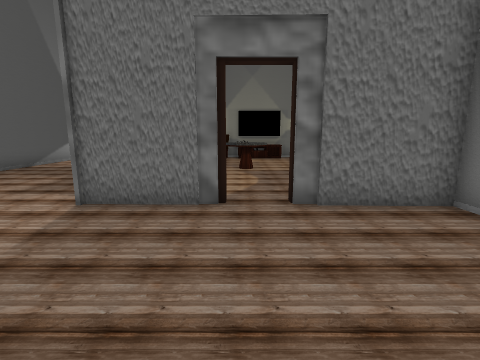
View 1 (above)

16 first-person views from a walk through a 3-D level made in the Unity game engine. The camera is 1.5 m above the floor, tilts 10° down and sees 85° across. Doors are open. The floor is counted in squares, 1 m on a side. Each view is taken from the middle of a square. On the plan, view 1 faces up. The plan holds only what a view shows up to about 14 squares ahead; the rest is blank. The place goes on beyond the plan. The player is left out. Some surface patterns are stand-ins.

View 2
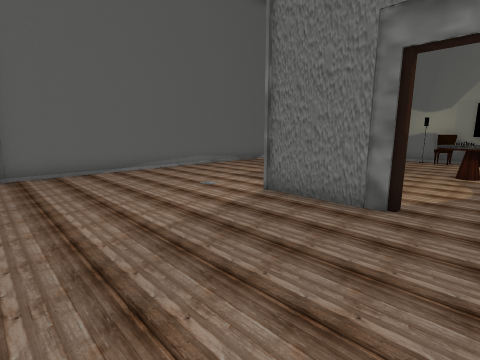

View 3
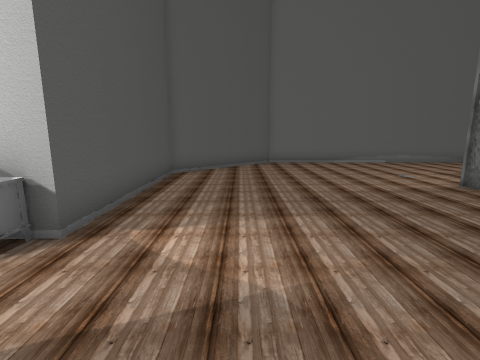

View 4
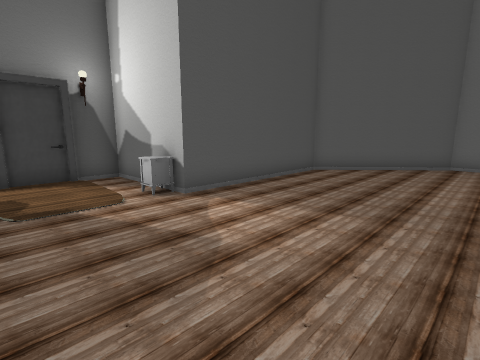

View 5
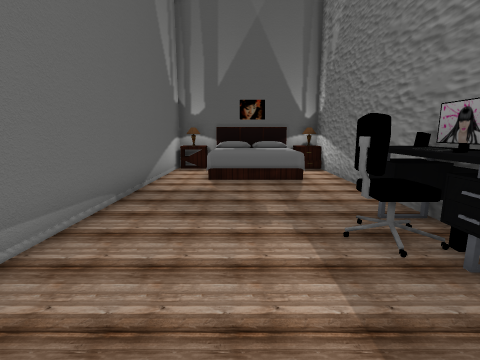

View 6
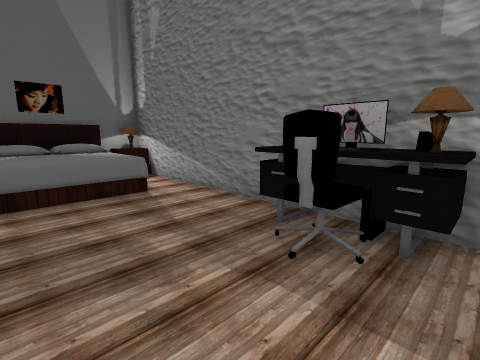

View 7
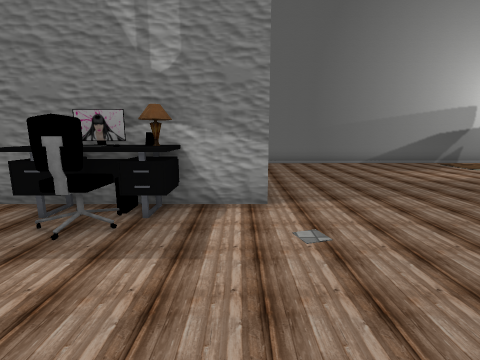

View 8
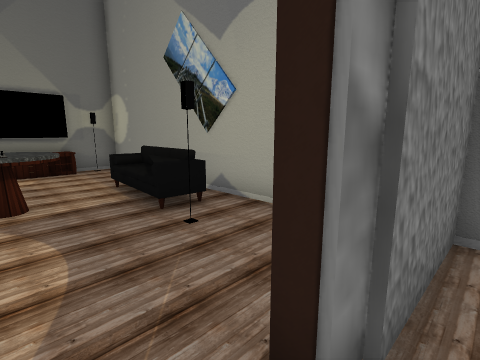

View 9
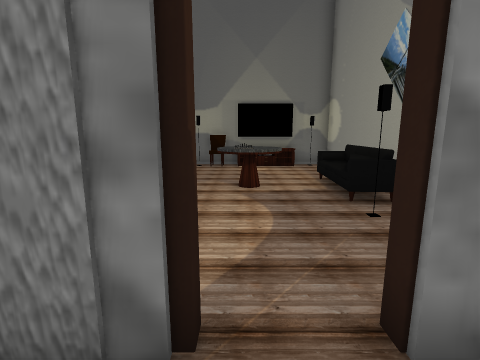

View 10
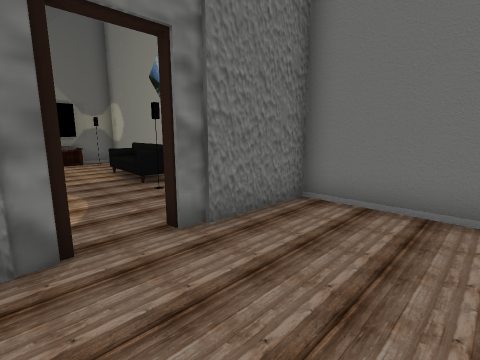

View 11
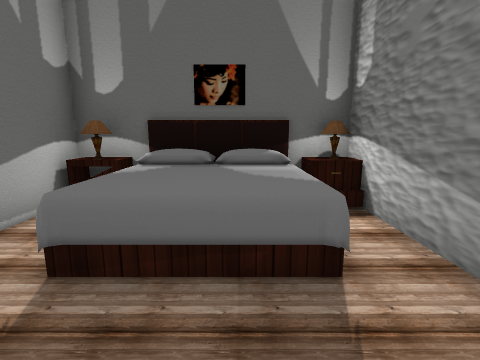

View 12
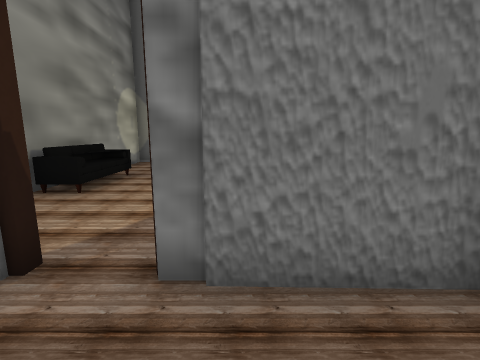

View 13
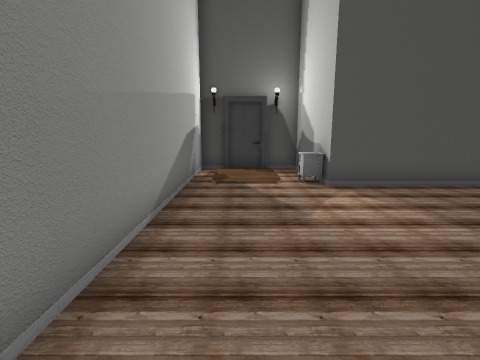

View 14
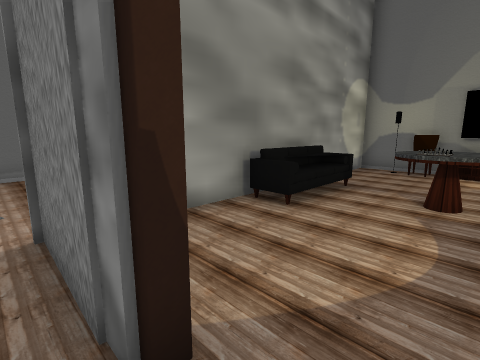

View 15
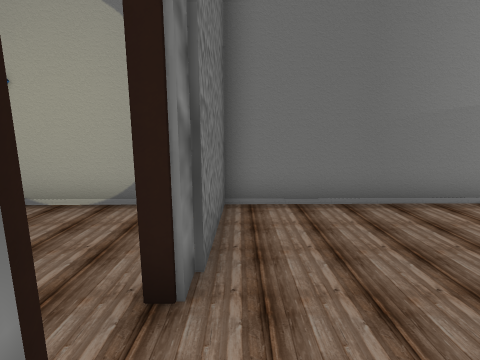

View 16
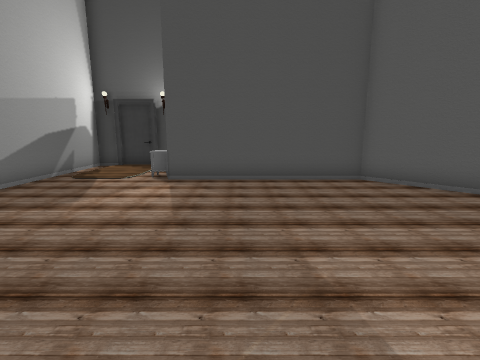

### Floor plan
Points are (right, up) in squares from view 1. A wall is a line through its corners. A room is listed if a view was taken in it or the views show most of it. See-through windows are left out.
Room 1 (views 1, 2, 3, 4, 5, 6, 7, 8, 9, 10, 11, 12, 13, 14, 15, 16)
walls: (-0.3, 5.4) (-3.5, 5.5) (-3.5, 9.5); (-3.4, 9.5) (-3.4, 7.9); (4.5, 7.1) (4.4, 9.5); (-3.5, 13.4) (-3.5, 17.1); (4.4, 13.4) (4.3, 16.6); (-3.4, 17.1) (-3.4, 13.4); (0.5, 17.1) (-5, 17.1); (-9.8, 15.6) (-9.8, 0.6) (-6, -3.6) (0.4, -3.6) (0.5, -6.5); (-8, 17.1) (-8.5, 17.1); (1.9, -7.4) (3.5, -7.4); (4.7, -6.4) (4.5, 5.3) (1.1, 5.4) (1.1, 5.9)
ways out: opening at (1, -7); opening at (4, -7); open door at (1, 6)
objects: table (-10, 16) to (-9, 17); bed (-8, 14) to (-5, 17); other object (-5, 7) to (-4, 10); other object (-4, 8); table (-4, 16) to (-4, 17); sofa (-3, 9) to (-2, 13); other object (-2, 16); table (-1, 11) to (1, 12); chair (-1, 16); table (0, 16) to (2, 16); other object (1, -4); other object (1, 17) to (2, 17); other object (2, 9); sofa (2, 10) to (4, 13); other object (3, 17)

Positions as (right, up) in squares from view 1, and headings:
1: (0, 0), facing up
2: (1, 0), facing up-left
3: (4, -1), facing left
4: (4, 2), facing down-left
5: (-7, 5), facing up
6: (-8, 7), facing up-right
7: (-9, 6), facing right
8: (0, 5), facing up-right
9: (0, 4), facing up
10: (-1, 2), facing up-right
11: (-6, 11), facing up
12: (2, 3), facing up
13: (3, 4), facing down
14: (1, 5), facing up-left
15: (-1, 5), facing right
16: (-2, 5), facing down
